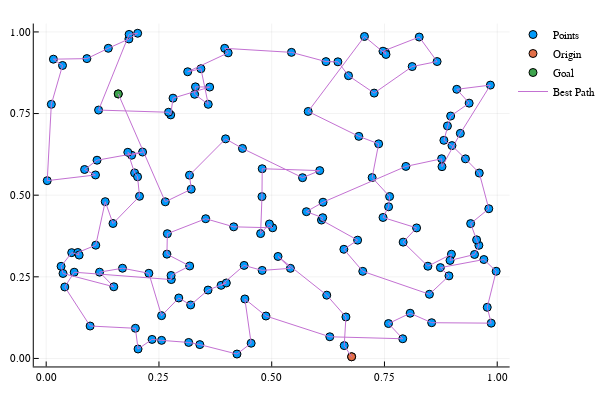

The notebook cell saved with this chart:
### Code cell
using Plots
plotly()
scatter(P[:,1], P[:,2], label = "Points")
scatter!([P[O,1]], [P[O,2]], label = "Origin")
scatter!([P[G,1]], [P[G,2]], label = "Goal")
plot!(P[PSACO["Best_Path"],1], P[PSACO["Best_Path"],2], label = "Best Path")

### Figure 1 — Plotly figure (JSON) as saved in the notebook; plotly's stock layout.template omitted (floating-point values rounded to 4 significant figures; data arrays with more than 128 entries replaced by an {"elided": "..."} marker saying what was removed)
{"data": [{"colorbar": {"title": ""}, "hoverinfo": "text", "legendgroup": "Points", "marker": {"color": "rgba(0, 154, 250, 1.000)", "line": {"color": "rgba(0, 0, 0, 1.000)", "width": 1}, "size": 8, "symbol": "circle"}, "mode": "markers", "name": "Points", "showlegend": true, "text": {"elided": "150 null values"}, "type": "scatter", "x": {"elided": "150 float values"}, "xaxis": "x1", "y": {"elided": "150 float values"}, "yaxis": "y1", "zmax": 0.1, "zmin": -0.1}, {"colorbar": {"title": ""}, "hoverinfo": "text", "legendgroup": "Origin", "marker": {"color": "rgba(227, 111, 71, 1.000)", "line": {"color": "rgba(0, 0, 0, 1.000)", "width": 1}, "size": 8, "symbol": "circle"}, "mode": "markers", "name": "Origin", "showlegend": true, "text": [null], "type": "scatter", "x": [0.6772], "xaxis": "x1", "y": [0.00517], "yaxis": "y1", "zmax": 0.1, "zmin": -0.1}, {"colorbar": {"title": ""}, "hoverinfo": "text", "legendgroup": "Goal", "marker": {"color": "rgba(62, 164, 78, 1.000)", "line": {"color": "rgba(0, 0, 0, 1.000)", "width": 1}, "size": 8, "symbol": "circle"}, "mode": "markers", "name": "Goal", "showlegend": true, "text": [null], "type": "scatter", "x": [0.1598], "xaxis": "x1", "y": [0.8102], "yaxis": "y1", "zmax": 0.1, "zmin": -0.1}, {"colorbar": {"title": ""}, "hoverinfo": "text", "legendgroup": "Best Path", "line": {"color": "rgba(195, 113, 210, 1.000)", "dash": "solid", "shape": "linear", "width": 1}, "mode": "lines", "name": "Best Path", "showlegend": true, "text": {"elided": "150 null values"}, "type": "scatter", "x": {"elided": "150 float values"}, "xaxis": "x1", "y": {"elided": "150 float values"}, "yaxis": "y1", "zmax": 0.1, "zmin": -0.1}], "layout": {"annotations": [], "height": 400, "legend": {"bgcolor": "rgba(255, 255, 255, 1.000)", "bordercolor": "rgba(0, 0, 0, 1.000)", "font": {"color": "rgba(0, 0, 0, 1.000)", "family": "sans-serif", "size": 11}, "tracegroupgap": 0, "x": 1, "y": 1}, "margin": {"b": 20, "l": 0, "r": 0, "t": 20}, "paper_bgcolor": "rgba(255, 255, 255, 1.000)", "plot_bgcolor": "rgba(255, 255, 255, 1.000)", "showlegend": true, "width": 600, "xaxis": {"anchor": "y1", "domain": [0.06582, 0.9934], "gridcolor": "rgba(0, 0, 0, 0.100)", "gridwidth": 0.5, "linecolor": "rgba(0, 0, 0, 1.000)", "mirror": false, "range": [-0.02755, 1.028], "showgrid": true, "showline": true, "showticklabels": true, "tickangle": 0, "tickcolor": "rgb(0, 0, 0)", "tickfont": {"color": "rgba(0, 0, 0, 1.000)", "family": "sans-serif", "size": 11}, "tickmode": "array", "ticks": "inside", "ticktext": ["0.00", "0.25", "0.50", "0.75", "1.00"], "tickvals": [0, 0.25, 0.5, 0.75, 1], "title": "", "titlefont": {"color": "rgba(0, 0, 0, 1.000)", "family": "sans-serif", "size": 15}, "type": "-", "visible": true, "zeroline": false, "zerolinecolor": "rgba(0, 0, 0, 1.000)"}, "yaxis": {"anchor": "x1", "domain": [0.03762, 0.9902], "gridcolor": "rgba(0, 0, 0, 0.100)", "gridwidth": 0.5, "linecolor": "rgba(0, 0, 0, 1.000)", "mirror": false, "range": [-0.02455, 1.026], "showgrid": true, "showline": true, "showticklabels": true, "tickangle": 0, "tickcolor": "rgb(0, 0, 0)", "tickfont": {"color": "rgba(0, 0, 0, 1.000)", "family": "sans-serif", "size": 11}, "tickmode": "array", "ticks": "inside", "ticktext": ["0.00", "0.25", "0.50", "0.75", "1.00"], "tickvals": [0, 0.25, 0.5, 0.75, 1], "title": "", "titlefont": {"color": "rgba(0, 0, 0, 1.000)", "family": "sans-serif", "size": 15}, "type": "-", "visible": true, "zeroline": false, "zerolinecolor": "rgba(0, 0, 0, 1.000)"}}}
